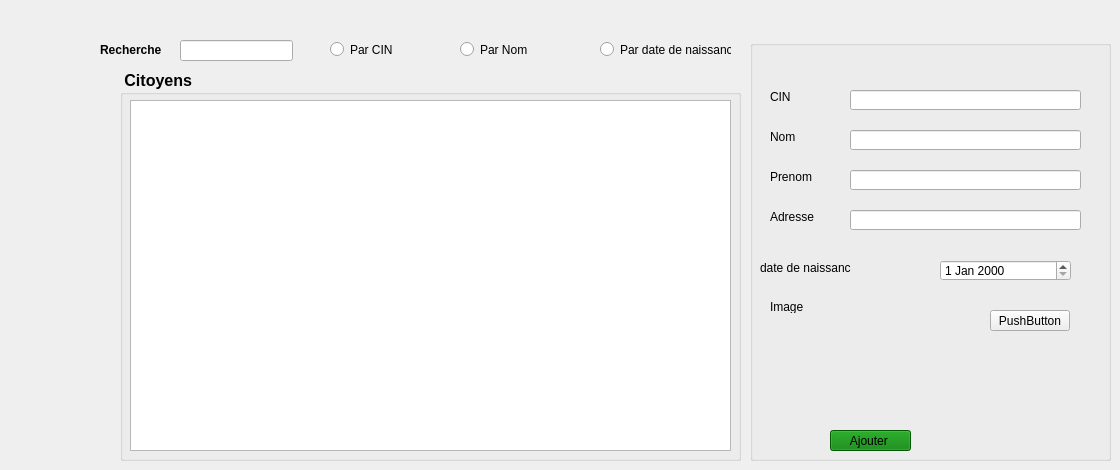
      <widget class="QWidget" name="tab_34">
       <attribute name="title">
        <string>Ajouter</string>
       </attribute>
       <widget class="QGroupBox" name="groupBox">
        <property name="geometry">
         <rect>
          <x>750</x>
          <y>40</y>
          <width>361</width>
          <height>421</height>
         </rect>
        </property>
        <property name="title">
         <string/>
        </property>
        <widget class="QPushButton" name="pushButton_Ajouter">
         <property name="geometry">
          <rect>
           <x>80</x>
           <y>390</y>
           <width>81</width>
           <height>21</height>
          </rect>
         </property>
         <property name="styleSheet">
          <string notr="true">background-color: rgb(0, 124, 0);</string>
         </property>
         <property name="text">
          <string>Ajouter </string>
         </property>
        </widget>
        <widget class="QLabel" name="label_12">
         <property name="geometry">
          <rect>
           <x>20</x>
           <y>260</y>
           <width>47</width>
           <height>13</height>
          </rect>
         </property>
         <property name="text">
          <string>Image</string>
         </property>
        </widget>
        <widget class="QDateEdit" name="dateEdit">
         <property name="geometry">
          <rect>
           <x>190</x>
           <y>220</y>
           <width>131</width>
           <height>21</height>
          </rect>
         </property>
        </widget>
        <widget class="QLabel" name="label_14">
         <property name="geometry">
          <rect>
           <x>10</x>
           <y>220</y>
           <width>91</width>
           <height>16</height>
          </rect>
         </property>
         <property name="text">
          <string>date de naissance</string>
         </property>
        </widget>
        <widget class="QLineEdit" name="le_adresse">
         <property name="geometry">
          <rect>
           <x>100</x>
           <y>170</y>
           <width>231</width>
           <height>20</height>
          </rect>
         </property>
         <property name="text">
          <string/>
         </property>
        </widget>
        <widget class="QLineEdit" name="lineEdit_16">
         <property name="geometry">
          <rect>
           <x>100</x>
           <y>130</y>
           <width>231</width>
           <height>20</height>
          </rect>
         </property>
         <property name="text">
          <string/>
         </property>
        </widget>
        <widget class="QLineEdit" name="le_nom">
         <property name="geometry">
          <rect>
           <x>100</x>
           <y>90</y>
           <width>231</width>
           <height>20</height>
          </rect>
         </property>
         <property name="text">
          <string/>
         </property>
        </widget>
        <widget class="QLineEdit" name="le_cin">
         <property name="geometry">
          <rect>
           <x>100</x>
           <y>50</y>
           <width>231</width>
           <height>20</height>
          </rect>
         </property>
         <property name="text">
          <string/>
         </property>
        </widget>
        <widget class="QLabel" name="label_10">
         <property name="geometry">
          <rect>
           <x>20</x>
           <y>130</y>
           <width>47</width>
           <height>13</height>
          </rect>
         </property>
         <property name="text">
          <string>Prenom</string>
         </property>
        </widget>
        <widget class="QLabel" name="label_11">
         <property name="geometry">
          <rect>
           <x>20</x>
           <y>170</y>
           <width>47</width>
           <height>13</height>
          </rect>
         </property>
         <property name="text">
          <string>Adresse</string>
         </property>
        </widget>
        <widget class="QPushButton" name="pushButton_2">
         <property name="geometry">
          <rect>
           <x>240</x>
           <y>270</y>
           <width>80</width>
           <height>21</height>
          </rect>
         </property>
         <property name="text">
          <string>PushButton</string>
         </property>
        </widget>
        <widget class="QLabel" name="label_9">
         <property name="geometry">
          <rect>
           <x>20</x>
           <y>90</y>
           <width>47</width>
           <height>13</height>
          </rect>
         </property>
         <property name="text">
          <string>Nom</string>
         </property>
        </widget>
        <widget class="QLabel" name="label_8">
         <property name="geometry">
          <rect>
           <x>20</x>
           <y>50</y>
           <width>47</width>
           <height>13</height>
          </rect>
         </property>
         <property name="text">
          <string>CIN</string>
         </property>
        </widget>
        <widget class="QLabel" name="label_21">
         <property name="geometry">
          <rect>
           <x>90</x>
           <y>260</y>
           <width>141</width>
           <height>101</height>
          </rect>
         </property>
         <property name="text">
          <string/>
         </property>
        </widget>
       </widget>
       <widget class="QGroupBox" name="groupBox_2">
        <property name="geometry">
         <rect>
          <x>120</x>
          <y>70</y>
          <width>621</width>
          <height>391</height>
         </rect>
        </property>
        <property name="font">
         <font>
          <pointsize>12</pointsize>
          <weight>75</weight>
          <bold>true</bold>
         </font>
        </property>
        <property name="title">
         <string> Citoyens </string>
        </property>
        <widget class="QTableView" name="tab_citoyen">
         <property name="geometry">
          <rect>
           <x>10</x>
           <y>30</y>
           <width>601</width>
           <height>351</height>
          </rect>
         </property>
         <property name="font">
          <font>
           <pointsize>8</pointsize>
           <weight>50</weight>
           <bold>false</bold>
          </font>
         </property>
        </widget>
       </widget>
       <widget class="QLabel" name="pic">
        <property name="geometry">
         <rect>
          <x>20</x>
          <y>150</y>
          <width>81</width>
          <height>101</height>
         </rect>
        </property>
        <property name="text">
         <string/>
        </property>
       </widget>
       <widget class="QLabel" name="label_33">
        <property name="geometry">
         <rect>
          <x>100</x>
          <y>40</y>
          <width>71</width>
          <height>20</height>
         </rect>
        </property>
        <property name="font">
         <font>
          <pointsize>9</pointsize>
          <weight>75</weight>
          <bold>true</bold>
         </font>
        </property>
        <property name="text">
         <string>Recherche </string>
        </property>
       </widget>
       <widget class="QLineEdit" name="lineEdit_18">
        <property name="geometry">
         <rect>
          <x>180</x>
          <y>40</y>
          <width>113</width>
          <height>21</height>
         </rect>
        </property>
       </widget>
       <widget class="QRadioButton" name="rb_cin_2">
        <property name="geometry">
         <rect>
          <x>330</x>
          <y>40</y>
          <width>84</width>
          <height>19</height>
         </rect>
        </property>
        <property name="text">
         <string>Par CIN</string>
        </property>
       </widget>
       <widget class="QRadioButton" name="rb_nom_2">
        <property name="geometry">
         <rect>
          <x>460</x>
          <y>40</y>
          <width>84</width>
          <height>19</height>
         </rect>
        </property>
        <property name="text">
         <string>Par Nom</string>
        </property>
       </widget>
       <widget class="QRadioButton" name="rb_date_naissance_2">
        <property name="geometry">
         <rect>
          <x>600</x>
          <y>40</y>
          <width>131</width>
          <height>19</height>
         </rect>
        </property>
        <property name="text">
         <string>Par date de naissance</string>
        </property>
       </widget>
       <zorder>groupBox_2</zorder>
       <zorder>groupBox</zorder>
       <zorder>pic</zorder>
       <zorder>label_33</zorder>
       <zorder>lineEdit_18</zorder>
       <zorder>rb_cin_2</zorder>
       <zorder>rb_nom_2</zorder>
       <zorder>rb_date_naissance_2</zorder>
      </widget>
